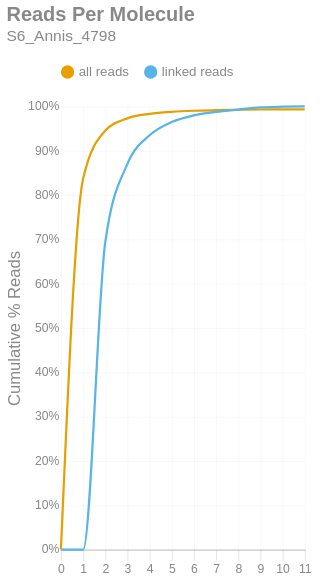

The notebook cell saved with this chart:
### Markdown cell above
### Reads per Molecule
This chart shows the cumulative distribution of the number of reads per linked molecule. That is, how many alignments are associated with a unique molecule. This excludes the number of reads associated with invalid or absent linked-read barcodes. The `linked` histogram is the percentages recalculated when disregarding singletons.

### Code cell
if SKIPLR:
    print_html(f"Skipped")
else:
    counts = np.bincount(valids['reads'].cast(pl.Int64).to_numpy())
    weighted = counts * np.arange(len(counts))
    all_perc = weighted / n_reads
    linked_perc = weighted / n_linked_reads
    linked_perc[1] = 0
    binned_df = pl.DataFrame({
        'readsper': list(range(len(counts))),
        'all reads (cumsum)': np.cumsum(all_perc).tolist(),
        'linked reads (cumsum)': np.cumsum(linked_perc).tolist(),
    })

    with SafeRender(binned_df):
        (
            density_plot(binned_df, 'Reads Per Molecule', samplename, 'readspmol')
            .encode(
                x=alt.X('readsper:O', title=None).axis(labelAngle=0).scale(padding=0),
                y=alt.Y('value:Q', title='Cumulative % Reads').axis(format='%').stack(False),
                color=alt.Color("key:N").scale(domain=["all reads", "linked reads"]),
                tooltip=[
                    alt.Tooltip("key:N", title="Data Type"),
                    alt.Tooltip("readsper:O", title="Reads Per Molecule"),
                    alt.Tooltip("value:Q", format=".2%", title="% Reads (Cum.)")
                ]            
            )
        ).display()

### Figure 1 — Vega-Lite specification as saved in the notebook (floating-point values rounded to 4 significant figures)
{"width": "container", "height": 400, "config": {"title": {"anchor": "start", "dy": -15, "fontSize": 18, "color": "#888888", "subtitleColor": "#888888", "subtitleFontSize": 14}, "arc": {"fill": "#0072B2"}, "axis": {"domainColor": "#888888", "domainWidth": 0.5, "gridWidth": 0.2, "grid": false, "titleFontWeight": 400, "titleFontSize": 15, "labelFontSize": 11, "labelColor": "#888888", "tickColor": "#888888", "tickWidth": 0.2, "titleColor": "#888888"}, "axisBand": {"grid": false}, "axisX": {"grid": true, "tickSize": 10, "domainCap": "round"}, "axisY": {"domain": false, "grid": true, "tickSize": 0, "domainCap": "round"}, "background": "transparent", "header": {"labelFontSize": 15, "labelColor": "#888888", "titleFontSize": 15, "titleFontWeight": 600, "titleColor": "#888888"}, "legend": {"labelFont": "sans-serif", "labelFontSize": 12, "labelColor": "#888888", "symbolSize": 100, "symbolType": "circle", "titleFontSize": 12, "titlePadding": 10, "titleColor": "#888888", "title": null, "orient": "top"}, "range": {"category": ["#E69F00", "#56B4E9", "#009E73", "#F0E442", "#0072B2", "#D55E00", "#CC79A7", "#000000"], "diverging": ["#cfe8f3", "#a2d4ec", "#73bfe2", "#46abdb", "#1696d2", "#12719e"]}, "area": {"fill": "#0072B2", "fillOpacity": 0.7, "line": true, "strokeOpacity": 0.7}, "line": {"color": "#0072B2", "stroke": "#0072B2", "strokeWidth": 2}, "trail": {"color": "#0072B2", "stroke": "#0072B2", "strokeWidth": 0, "size": 1}, "point": {"filled": true, "fillOpacity": 1.0, "size": 95}, "text": {"color": "#888888", "fontSize": 11, "align": "right", "fontWeight": 400, "size": 11}, "bar": {"fill": "#0072B2", "stroke": null}, "view": {"stroke": null, "continuousWidth": 660, "continuousHeight": 400}}, "data": {"name": "data-5e6ae8f2a701d807072009b0443e7c87"}, "mark": {"type": "line", "interpolate": "monotone", "point": {"opacity": 0, "size": 275}}, "encoding": {"color": {"field": "key", "scale": {"domain": ["all reads", "linked reads"]}, "type": "nominal"}, "tooltip": [{"field": "key", "title": "Data Type", "type": "nominal"}, {"field": "readsper", "title": "Reads Per Molecule", "type": "ordinal"}, {"field": "value", "format": ".2%", "title": "% Reads (Cum.)", "type": "quantitative"}], "x": {"axis": {"labelAngle": 0}, "field": "readsper", "scale": {"padding": 0}, "title": null, "type": "ordinal"}, "y": {"axis": {"format": "%"}, "field": "value", "stack": false, "title": "Cumulative % Reads", "type": "quantitative"}}, "params": [{"name": "param_c36ac31b6afebe62", "select": {"type": "point", "fields": ["key"]}, "bind": "legend"}], "title": {"text": "Reads Per Molecule", "subtitle": "S6_Annis_4798"}, "transform": [{"fold": ["all reads (cumsum)", "linked reads (cumsum)"]}, {"calculate": "replace(datum.key, ' (cumsum)', '')", "as": "key"}, {"filter": {"param": "param_c36ac31b6afebe62"}}], "usermeta": {"embedOptions": {"downloadFileName": "S6_Annis_4798.readspmol"}}, "$schema": "https://vega.github.io/schema/vega-lite/v6.1.0.json", "datasets": {"data-5e6ae8f2a701d807072009b0443e7c87": [{"readsper": 0, "all reads (cumsum)": 0.0, "linked reads (cumsum)": 0.0}, {"readsper": 1, "all reads (cumsum)": 0.8365, "linked reads (cumsum)": 0.0}, {"readsper": 2, "all reads (cumsum)": 0.9453, "linked reads (cumsum)": 0.6937}, {"readsper": 3, "all reads (cumsum)": 0.973, "linked reads (cumsum)": 0.8701}, {"readsper": 4, "all reads (cumsum)": 0.9831, "linked reads (cumsum)": 0.9347}, {"readsper": 5, "all reads (cumsum)": 0.9878, "linked reads (cumsum)": 0.9645}, {"readsper": 6, "all reads (cumsum)": 0.9901, "linked reads (cumsum)": 0.9798}, {"readsper": 7, "all reads (cumsum)": 0.9913, "linked reads (cumsum)": 0.9875}, {"readsper": 8, "all reads (cumsum)": 0.9922, "linked reads (cumsum)": 0.9928}, {"readsper": 9, "all reads (cumsum)": 0.9929, "linked reads (cumsum)": 0.9976}, {"readsper": 10, "all reads (cumsum)": 0.9932, "linked reads (cumsum)": 0.9993}, {"readsper": 11, "all reads (cumsum)": 0.9933, "linked reads (cumsum)": 1.0}]}}
